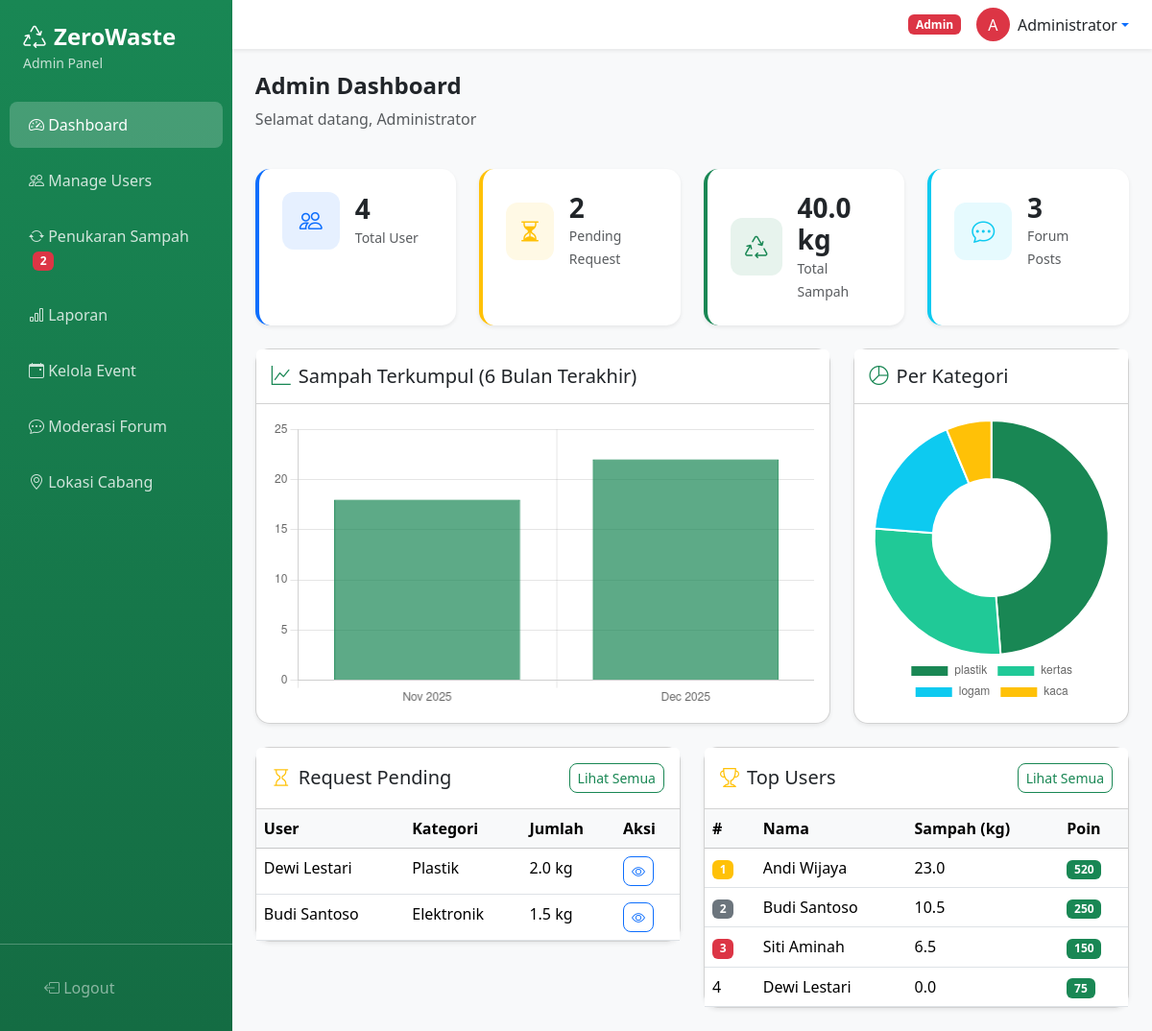
Page /admin/dashboard.php (signed in) on the committed database.
### tables this page shows
CREATE TABLE `waste_exchanges` (
  `id` int(11) NOT NULL AUTO_INCREMENT,
  `user_id` int(11) NOT NULL,
  `category` varchar(50) NOT NULL,
  `quantity` decimal(10,2) NOT NULL,
  `unit` varchar(10) DEFAULT 'kg',
  `photo` varchar(255) DEFAULT NULL,
  `description` text DEFAULT NULL,
  `status` varchar(20) DEFAULT 'pending',
  `points_earned` int(11) DEFAULT 0,
  `reject_reason` text DEFAULT NULL,
  `processed_by` int(11) DEFAULT NULL,
  `processed_at` datetime DEFAULT NULL,
  `created_at` datetime DEFAULT CURRENT_TIMESTAMP,
  PRIMARY KEY (`id`),
  KEY `user_id` (`user_id`),
  KEY `processed_by` (`processed_by`),
  CONSTRAINT `waste_exchanges_ibfk_1` FOREIGN KEY (`user_id`) REFERENCES `users` (`id`) ON DELETE CASCADE,
  CONSTRAINT `waste_exchanges_ibfk_2` FOREIGN KEY (`processed_by`) REFERENCES `users` (`id`)
);

CREATE TABLE `users` (
  `id` int(11) NOT NULL AUTO_INCREMENT,
  `username` varchar(50) NOT NULL,
  `email` varchar(100) NOT NULL,
  `password` varchar(255) NOT NULL,
  `full_name` varchar(100) NOT NULL,
  `phone` varchar(20) DEFAULT NULL,
  `address` text DEFAULT NULL,
  `points` int(11) DEFAULT 0,
  `role` varchar(20) DEFAULT 'user',
  `is_active` tinyint(1) DEFAULT 1,
  `is_forum_blocked` tinyint(1) DEFAULT 0,
  `created_at` datetime DEFAULT CURRENT_TIMESTAMP,
  `updated_at` datetime DEFAULT CURRENT_TIMESTAMP ON UPDATE CURRENT_TIMESTAMP,
  PRIMARY KEY (`id`),
  UNIQUE KEY `username` (`username`),
  UNIQUE KEY `email` (`email`)
);

### admin/dashboard.php (the view, shortened to what the rows shown need)
<?php
require_once '../config/database.php';
require_once '../config/functions.php';
$interval30 = dateInterval(30);
$stmt = $pdo->query("
    SELECT category, SUM(quantity) as total
    FROM waste_exchanges
    WHERE status = 'approved' AND created_at >= {$interval30}
    GROUP BY category
    ORDER BY total DESC
");
$wasteByCategory = $stmt->fetchAll();
$interval6m = dateInterval(180);
$monthCol = toYearMonth('created_at');
$stmt = $pdo->query("
    SELECT {$monthCol} as month, SUM(quantity) as total
    FROM waste_exchanges
    WHERE status = 'approved' AND created_at >= {$interval6m}
    GROUP BY {$monthCol}
    ORDER BY month ASC
");
$monthlyData = $stmt->fetchAll();
$stmt = $pdo->query("
    SELECT u.id, u.full_name, u.username, u.points,
           SUM(we.quantity) as total_waste
    FROM users u
    LEFT JOIN waste_exchanges we ON u.id = we.user_id AND we.status = 'approved'
    WHERE u.role = 'user'
    GROUP BY u.id
    ORDER BY total_waste DESC
    LIMIT 5
");
$topUsers = $stmt->fetchAll();
$stmt = $pdo->query("
    SELECT we.*, u.full_name
    FROM waste_exchanges we
    JOIN users u ON we.user_id = u.id
    WHERE we.status = 'pending'
    ORDER BY we.created_at DESC
    LIMIT 5
");
$recentPending = $stmt->fetchAll();
?>
<!DOCTYPE html>
<html lang="id">
<head>
    <link href="https://cdn.jsdelivr.net/npm/bootstrap@5.3.2/dist/css/bootstrap.min.css" rel="stylesheet">
    <link href="https://cdn.jsdelivr.net/npm/bootstrap-icons@1.11.1/font/bootstrap-icons.css" rel="stylesheet">
    <link href="../assets/css/style.css" rel="stylesheet">
</head>
<body>
    <div class="d-flex">
        <div class="main-content flex-grow-1">
            <div class="container-fluid p-4">
                <div class="row g-4">
                    <div class="col-lg-6">
                        <div class="card shadow-sm">
                            <div class="card-body p-0">
                                <?php if (empty($recentPending)): ?>
                                <div class="p-4 text-center text-muted">
                                    <p class="mb-0">Tidak ada request pending</p>
                                </div>
                                <?php else: ?>
                                <div class="table-responsive">
                                    <table class="table table-hover mb-0">
                                        <thead class="table-light">
                                            <tr>
                                                <th>User</th>
                                                <th>Kategori</th>
                                                <th>Jumlah</th>
                                                <th>Aksi</th>
                                            </tr>
                                        </thead>
                                        <tbody>
                                            <?php foreach ($recentPending as $req): ?>
                                            <tr>
                                                <td><?= sanitize($req['full_name']) ?></td>
                                                <td><span class="text-capitalize"><?= sanitize($req['category']) ?></span></td>
                                                <td><?= number_format($req['quantity'], 1) ?> <?= $req['unit'] ?></td>
                                                <td>
                                                    <a href="waste-requests.php?action=view&id=<?= $req['id'] ?>" class="btn btn-sm btn-outline-primary">
                                                        <i class="bi bi-eye"></i>
                                                    </a>
                                                </td>
                                            </tr>
                                            <?php endforeach; ?>
                                        </tbody>
                                    </table>
                                </div>
                                <?php endif; ?>
                            </div>
                        </div>
                    </div>
                    <div class="col-lg-6">
                        <div class="card shadow-sm">
                            <div class="card-body p-0">
                                <div class="table-responsive">
                                    <table class="table table-hover mb-0">
                                        <thead class="table-light">
                                            <tr>
                                                <th>#</th>
                                                <th>Nama</th>
                                                <th>Sampah (kg)</th>
                                                <th>Poin</th>
                                            </tr>
                                        </thead>
                                        <tbody>
                                            <?php foreach ($topUsers as $i => $u): ?>
                                            <tr>
                                                <td>
                                                    <?php if ($i < 3): ?>
                                                    <span class="badge bg-<?= $i == 0 ? 'warning' : ($i == 1 ? 'secondary' : 'danger') ?>">
                                                        <?= $i + 1 ?>
                                                    </span>
                                                    <?php else: ?>
                                                    <?= $i + 1 ?>
                                                    <?php endif; ?>
                                                </td>
                                                <td><?= sanitize($u['full_name']) ?></td>
                                                <td><?= number_format($u['total_waste'] ?? 0, 1) ?></td>
                                                <td><span class="badge bg-success"><?= number_format($u['points']) ?></span></td>
                                            </tr>
                                            <?php endforeach; ?>
                                        </tbody>
                                    </table>
                                </div>
                            </div>
                        </div>
                    </div>
                </div>
            </div>
        </div>
    </div>
    <script>
        const monthlyLabels = <?= json_encode(array_map(function($d) { return date('M Y', strtotime($d['month'] . '-01')); }, $monthlyData)) ?>;
        const monthlyValues = <?= json_encode(array_map(function($d) { return floatval($d['total']); }, $monthlyData)) ?>;
        new Chart(document.getElementById('monthlyChart'), {
            type: 'bar',
            data: {
                labels: monthlyLabels.length ? monthlyLabels : ['Tidak ada data'],
                datasets: [{
                    label: 'Total Sampah (kg)',
                    data: monthlyValues.length ? monthlyValues : [0],
                    backgroundColor: 'rgba(25, 135, 84, 0.7)',
                    borderColor: '#198754',
                    borderWidth: 1
                }]
            },
            options: {
                responsive: true,
                maintainAspectRatio: false,
                plugins: { legend: { display: false } },
                scales: { y: { beginAtZero: true } }
            }
        });
        const categoryLabels = <?= json_encode(array_column($wasteByCategory, 'category')) ?>;
        const categoryValues = <?= json_encode(array_map(function($d) { return floatval($d['total']); }, $wasteByCategory)) ?>;
        const colors = ['#198754', '#20c997', '#0dcaf0', '#ffc107', '#fd7e14', '#dc3545', '#6f42c1', '#6c757d'];
        new Chart(document.getElementById('categoryChart'), {
            type: 'doughnut',
            data: {
                labels: categoryLabels.length ? categoryLabels : ['Belum ada data'],
                datasets: [{
                    data: categoryValues.length ? categoryValues : [1],
                    backgroundColor: categoryLabels.length ? colors.slice(0, categoryLabels.length) : ['#dee2e6']
                }]
            },
            options: {
                responsive: true,
                maintainAspectRatio: false,
                plugins: { legend: { position: 'bottom' } }
            }
        });
    </script>
</body>
</html>

### rows in the picture
waste_exchanges: user.full_name "Dewi Lestari", category "Plastik", quantity "2.0", unit "kg"
waste_exchanges: user.full_name "Budi Santoso", category "Elektronik", quantity "1.5", unit "kg"
users: full_name "Andi Wijaya", total_waste "23.0", points "520"
users: full_name "Budi Santoso", total_waste "10.5", points "250"
users: full_name "Siti Aminah", total_waste "6.5", points "150"
users: full_name "Dewi Lestari", total_waste "0.0", points "75"

### other values in the picture
$pendingCount "2"
substr($_SESSION['full_name'], 0, 1) "A"
$_SESSION['full_name'] "Administrator"
$totalUsers "4"
$pendingExchanges "2"
$totalWaste "40.0"
$totalPosts "3"
chart data {{ json_encode(array_column($wasteByCategory, 'category')) }} ["plastik","kertas","logam","kaca"]
